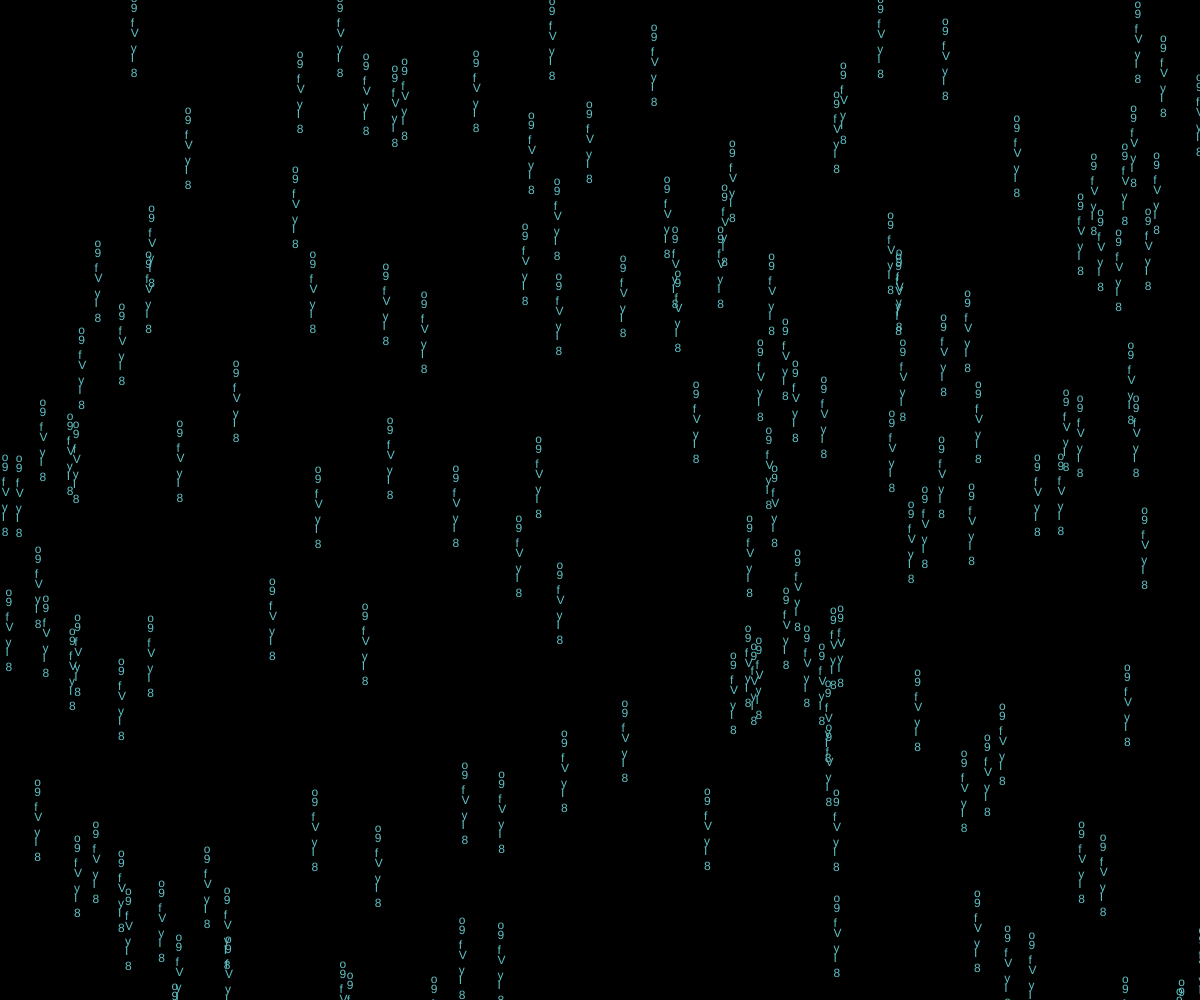
Frame 1 (no input)
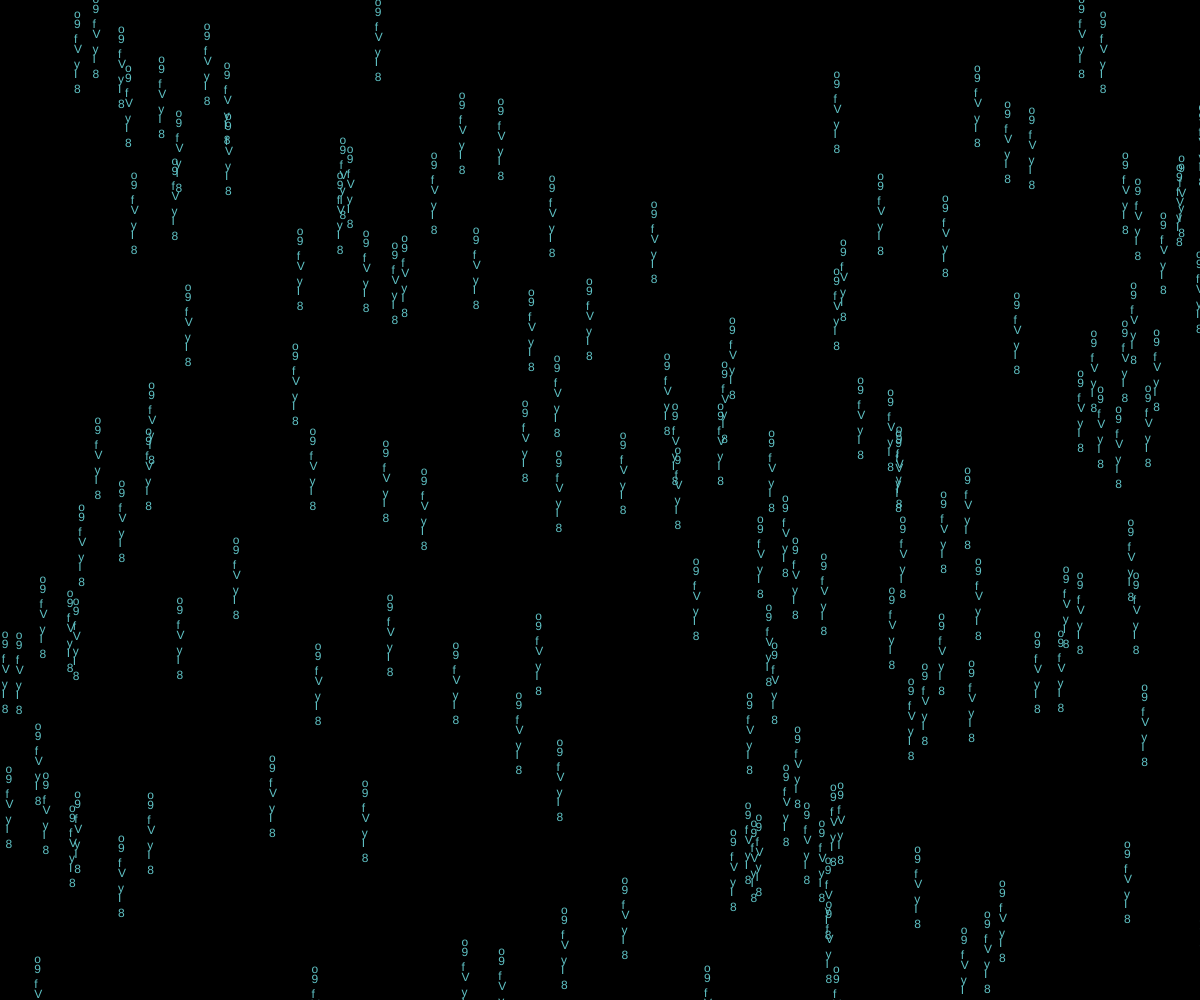
Frame 60 (no input)
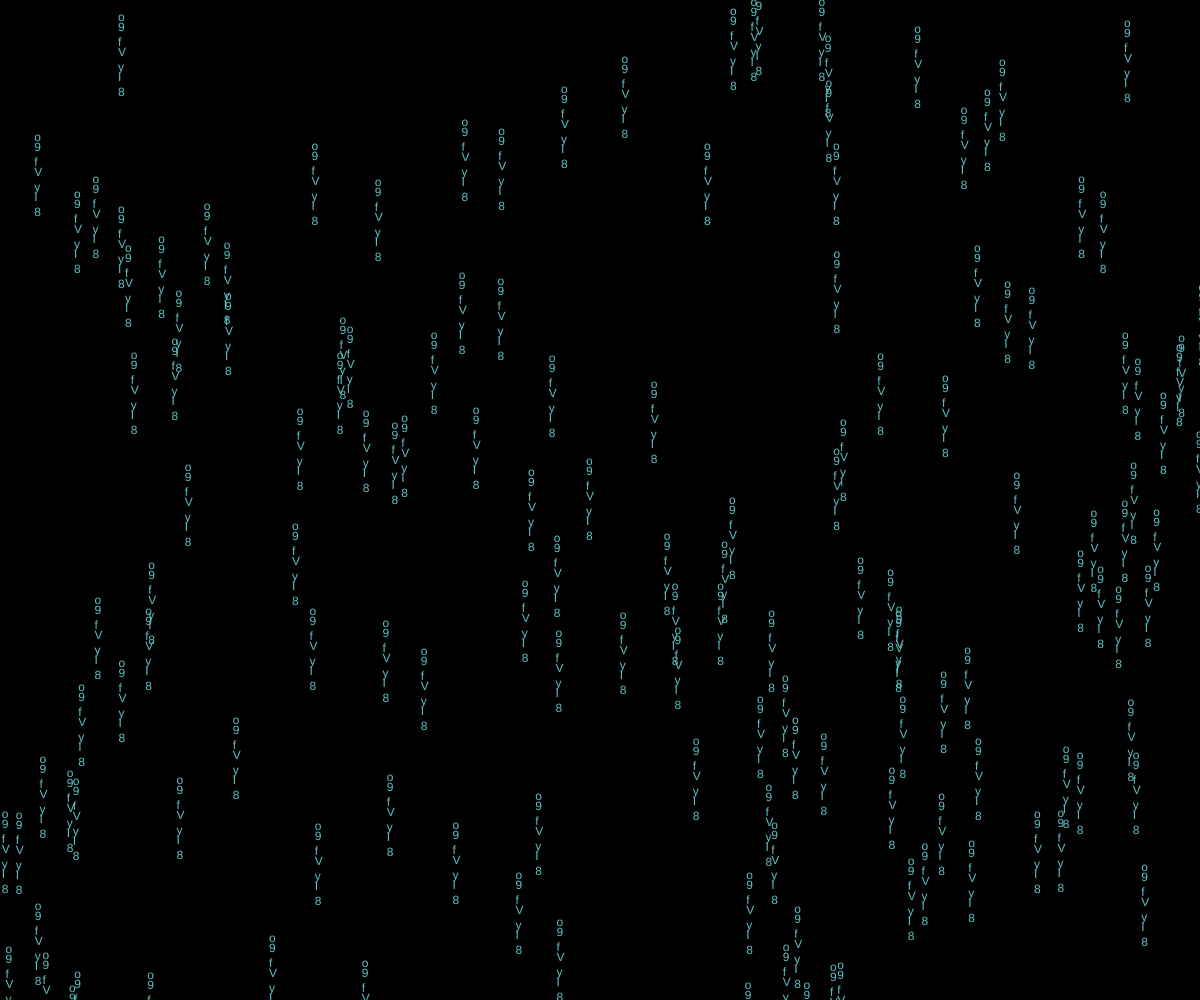
Frame 120 (the mouse pressed at the canvas centre since frame 60)

The p5.js sketch that drew these frames (run headless with seeded random() and noise() and a simulated clock; from frame 60 on, the mouse is pressed at the canvas centre):

// p5.js sketch
// ── sketch.js
let matrix = [];

const characters = 'abcdefghijklmnopqrstuvwxyzABCDEFGHIJKLMNOPQRSTUVWXYZ0123456789';
var char1;
var char2;
var char3;
var char4;
var char5;
var char6;
var char7;

var r;
var g;
var b;

let matrixLines = 150;
let matrixSpeed = 3;

function setup() 
{
	createCanvas(windowWidth, windowHeight);

	for(let i = 0; i < matrixLines; i++)
	{
		matrix[i]=  new Matrix();
	}

	char1 = int(random(0, characters.length));
	char2 = int(random(0, characters.length));
	char3 = int(random(0, characters.length));
	char4 = int(random(0, characters.length));
	char5 = int(random(0, characters.length));
	char6 = int(random(0, characters.length));
	char7 = int(random(0, characters.length));

	r = random(1, 153);
	g = random(102, 255);
	b = random(0, 204);
}

function draw()
{
	background('black');

	for(let i = 0; i < matrixLines; i++)
	{
		matrix[i].rain();
		matrix[i].animate();
	}
}

function Matrix()
{
	this.x = random(width);
	this.y = random(height);

	this.rain = function()
	{
		text(characters[char1], this.x, this.y);
		text(characters[char2], this.x, this.y + 10);
		text(characters[char3], this.x, this.y + 25);
		text(characters[char4], this.x, this.y + 35);
		text(characters[char5], this.x, this.y + 50);
		text(characters[char6], this.x, this.y + 60);
		text(characters[char7], this.x, this.y + 75);
		fill(r, g, b);
	}

	this.animate = function()
	{
		this.y = this.y + matrixSpeed;

		if(this.y >= height)
		{
			this.y = 0;
		}
	}
}
